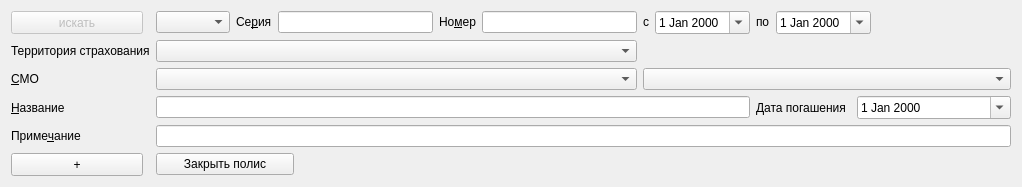
            <widget class="QFrame" name="frmCompulsoryPolicy">
             <property name="enabled">
              <bool>true</bool>
             </property>
             <layout class="QGridLayout" name="gridLayout_11">
              <item row="1" column="2">
               <widget class="QLabel" name="lblCompulsoryPolisSerial">
                <property name="sizePolicy">
                 <sizepolicy hsizetype="Maximum" vsizetype="Fixed">
                  <horstretch>0</horstretch>
                  <verstretch>0</verstretch>
                 </sizepolicy>
                </property>
                <property name="text">
                 <string>Се&amp;рия</string>
                </property>
                <property name="buddy">
                 <cstring>edtCompulsoryPolisSerial</cstring>
                </property>
               </widget>
              </item>
              <item row="1" column="1">
               <widget class="CRBComboBox" name="cmbCompulsoryPolisKind">
                <property name="sizeAdjustPolicy">
                 <enum>QComboBox::AdjustToMinimumContentsLength</enum>
                </property>
               </widget>
              </item>
              <item row="1" column="3">
               <widget class="CPolicySerialEdit" name="edtCompulsoryPolisSerial">
                <property name="sizePolicy">
                 <sizepolicy hsizetype="Preferred" vsizetype="Fixed">
                  <horstretch>0</horstretch>
                  <verstretch>0</verstretch>
                 </sizepolicy>
                </property>
                <property name="minimumSize">
                 <size>
                  <width>155</width>
                  <height>0</height>
                 </size>
                </property>
               </widget>
              </item>
              <item row="1" column="7">
               <widget class="CDateEdit" name="edtCompulsoryPolisBegDate">
                <property name="sizePolicy">
                 <sizepolicy hsizetype="Maximum" vsizetype="Fixed">
                  <horstretch>0</horstretch>
                  <verstretch>0</verstretch>
                 </sizepolicy>
                </property>
                <property name="calendarPopup">
                 <bool>true</bool>
                </property>
               </widget>
              </item>
              <item row="1" column="5">
               <widget class="QLineEdit" name="edtCompulsoryPolisNumber">
                <property name="sizePolicy">
                 <sizepolicy hsizetype="Preferred" vsizetype="Fixed">
                  <horstretch>0</horstretch>
                  <verstretch>0</verstretch>
                 </sizepolicy>
                </property>
                <property name="minimumSize">
                 <size>
                  <width>155</width>
                  <height>0</height>
                 </size>
                </property>
                <property name="maxLength">
                 <number>35</number>
                </property>
               </widget>
              </item>
              <item row="1" column="8">
               <widget class="QLabel" name="label_4">
                <property name="sizePolicy">
                 <sizepolicy hsizetype="Maximum" vsizetype="Fixed">
                  <horstretch>0</horstretch>
                  <verstretch>0</verstretch>
                 </sizepolicy>
                </property>
                <property name="text">
                 <string>по</string>
                </property>
                <property name="buddy">
                 <cstring>edtCompulsoryPolisEndDate</cstring>
                </property>
               </widget>
              </item>
              <item row="1" column="9" colspan="2">
               <widget class="CDateEdit" name="edtCompulsoryPolisEndDate">
                <property name="sizePolicy">
                 <sizepolicy hsizetype="Maximum" vsizetype="Fixed">
                  <horstretch>0</horstretch>
                  <verstretch>0</verstretch>
                 </sizepolicy>
                </property>
                <property name="calendarPopup">
                 <bool>true</bool>
                </property>
               </widget>
              </item>
              <item row="1" column="11">
               <spacer name="horizontalSpacer_4">
                <property name="orientation">
                 <enum>Qt::Horizontal</enum>
                </property>
                <property name="sizeType">
                 <enum>QSizePolicy::Preferred</enum>
                </property>
                <property name="sizeHint" stdset="0">
                 <size>
                  <width>40</width>
                  <height>20</height>
                 </size>
                </property>
               </spacer>
              </item>
              <item row="1" column="6">
               <widget class="QLabel" name="label_3">
                <property name="sizePolicy">
                 <sizepolicy hsizetype="Maximum" vsizetype="Fixed">
                  <horstretch>0</horstretch>
                  <verstretch>0</verstretch>
                 </sizepolicy>
                </property>
                <property name="text">
                 <string>с</string>
                </property>
                <property name="buddy">
                 <cstring>edtCompulsoryPolisBegDate</cstring>
                </property>
               </widget>
              </item>
              <item row="2" column="0">
               <widget class="QLabel" name="lblCompulsoryInsuranceArea">
                <property name="text">
                 <string>Территория страхования</string>
                </property>
                <property name="buddy">
                 <cstring>cmbCompulsoryInsuranceArea</cstring>
                </property>
               </widget>
              </item>
              <item row="1" column="0">
               <widget class="QPushButton" name="btnSearchPolicy">
                <property name="enabled">
                 <bool>false</bool>
                </property>
                <property name="sizePolicy">
                 <sizepolicy hsizetype="Minimum" vsizetype="Maximum">
                  <horstretch>0</horstretch>
                  <verstretch>0</verstretch>
                 </sizepolicy>
                </property>
                <property name="minimumSize">
                 <size>
                  <width>132</width>
                  <height>23</height>
                 </size>
                </property>
                <property name="maximumSize">
                 <size>
                  <width>132</width>
                  <height>23</height>
                 </size>
                </property>
                <property name="text">
                 <string>искать</string>
                </property>
               </widget>
              </item>
              <item row="1" column="4">
               <widget class="QLabel" name="lblCompulsoryPolisNumber">
                <property name="sizePolicy">
                 <sizepolicy hsizetype="Maximum" vsizetype="Fixed">
                  <horstretch>0</horstretch>
                  <verstretch>0</verstretch>
                 </sizepolicy>
                </property>
                <property name="text">
                 <string>Но&amp;мер</string>
                </property>
                <property name="margin">
                 <number>0</number>
                </property>
                <property name="buddy">
                 <cstring>edtCompulsoryPolisNumber</cstring>
                </property>
               </widget>
              </item>
              <item row="4" column="0">
               <widget class="QLabel" name="lblCompulsoryPolisName">
                <property name="text">
                 <string>&amp;Название</string>
                </property>
                <property name="buddy">
                 <cstring>edtCompulsoryPolisName</cstring>
                </property>
               </widget>
              </item>
              <item row="3" column="0">
               <widget class="QLabel" name="lblCompulsoryPolisCompany">
                <property name="text">
                 <string>&amp;СМО</string>
                </property>
                <property name="buddy">
                 <cstring>cmbCompulsoryPolisCompany</cstring>
                </property>
               </widget>
              </item>
              <item row="6" column="0">
               <widget class="QLabel" name="lblCompulsoryPolisNote">
                <property name="text">
                 <string>Приме&amp;чание</string>
                </property>
                <property name="buddy">
                 <cstring>edtCompulsoryPolisNote</cstring>
                </property>
               </widget>
              </item>
              <item row="6" column="1" colspan="11">
               <widget class="QLineEdit" name="edtCompulsoryPolisNote"/>
              </item>
              <item row="4" column="8" colspan="2">
               <widget class="QLabel" name="lblCompulsoryPolisDischargeDate">
                <property name="sizePolicy">
                 <sizepolicy hsizetype="Preferred" vsizetype="Preferred">
                  <horstretch>0</horstretch>
                  <verstretch>0</verstretch>
                 </sizepolicy>
                </property>
                <property name="text">
                 <string>Дата погашения</string>
                </property>
                <property name="buddy">
                 <cstring>edtCompulsoryPolisDischargeDate</cstring>
                </property>
               </widget>
              </item>
              <item row="2" column="1" colspan="5">
               <widget class="CInsuranceAreaKLADRComboBox" name="cmbCompulsoryInsuranceArea">
                <property name="sizePolicy">
                 <sizepolicy hsizetype="Preferred" vsizetype="Fixed">
                  <horstretch>0</horstretch>
                  <verstretch>0</verstretch>
                 </sizepolicy>
                </property>
               </widget>
              </item>
              <item row="3" column="1" colspan="5">
               <widget class="CInsurerComboBox" name="cmbCompulsoryPolisCompany">
                <property name="sizePolicy">
                 <sizepolicy hsizetype="Preferred" vsizetype="Fixed">
                  <horstretch>0</horstretch>
                  <verstretch>0</verstretch>
                 </sizepolicy>
                </property>
                <property name="sizeAdjustPolicy">
                 <enum>QComboBox::AdjustToMinimumContentsLength</enum>
                </property>
               </widget>
              </item>
              <item row="4" column="10" colspan="2">
               <widget class="CDateEdit" name="edtCompulsoryPolisDischargeDate">
                <property name="sizePolicy">
                 <sizepolicy hsizetype="Preferred" vsizetype="Fixed">
                  <horstretch>0</horstretch>
                  <verstretch>0</verstretch>
                 </sizepolicy>
                </property>
                <property name="calendarPopup">
                 <bool>true</bool>
                </property>
               </widget>
              </item>
              <item row="3" column="6" colspan="6">
               <widget class="CRBComboBox" name="cmbCompulsoryPolisType">
                <property name="sizePolicy">
                 <sizepolicy hsizetype="Preferred" vsizetype="Fixed">
                  <horstretch>0</horstretch>
                  <verstretch>0</verstretch>
                 </sizepolicy>
                </property>
                <property name="sizeAdjustPolicy">
                 <enum>QComboBox::AdjustToMinimumContentsLength</enum>
                </property>
               </widget>
              </item>
              <item row="7" column="1">
               <widget class="QPushButton" name="btnCloseOMCPolicy">
                <property name="sizePolicy">
                 <sizepolicy hsizetype="Ignored" vsizetype="Fixed">
                  <horstretch>0</horstretch>
                  <verstretch>0</verstretch>
                 </sizepolicy>
                </property>
                <property name="minimumSize">
                 <size>
                  <width>138</width>
                  <height>0</height>
                 </size>
                </property>
                <property name="maximumSize">
                 <size>
                  <width>138</width>
                  <height>16777215</height>
                 </size>
                </property>
                <property name="text">
                 <string>Закрыть полис</string>
                </property>
               </widget>
              </item>
              <item row="7" column="0">
               <widget class="QPushButton" name="btnAddOMCPolicy">
                <property name="minimumSize">
                 <size>
                  <width>132</width>
                  <height>23</height>
                 </size>
                </property>
                <property name="maximumSize">
                 <size>
                  <width>132</width>
                  <height>23</height>
                 </size>
                </property>
                <property name="toolTip">
                 <string>&lt;html&gt;&lt;head/&gt;&lt;body&gt;&lt;p align=&quot;justify&quot;&gt;Позволяет добавить новый полис, путем сохранения старого полиса в таблице &amp;quot;Документы/Полисы&amp;quot; и очищением полей &amp;quot;Тип полиса&amp;quot;, &amp;quot;Серия&amp;quot;, &amp;quot;Номер&amp;quot;, дат, &amp;quot;СМО&amp;quot;, и т.п.&lt;/p&gt;&lt;p align=&quot;justify&quot;&gt;Помните, что текущий полис отображен в этих полях. &lt;/p&gt;&lt;p align=&quot;justify&quot;&gt;При нажатии на эту кнопку произойдет смена текущего полиса на новый, причем данные нового полиса вы должны заполнить. В случае не заполнения полей, новый полис не добавиться в базу данных и предыдущий полис станет текущим.&lt;/p&gt;&lt;/body&gt;&lt;/html&gt;</string>
                </property>
                <property name="text">
                 <string>+</string>
                </property>
               </widget>
              </item>
              <item row="4" column="1" colspan="7">
               <widget class="QLineEdit" name="edtCompulsoryPolisName"/>
              </item>
             </layout>
            </widget>
